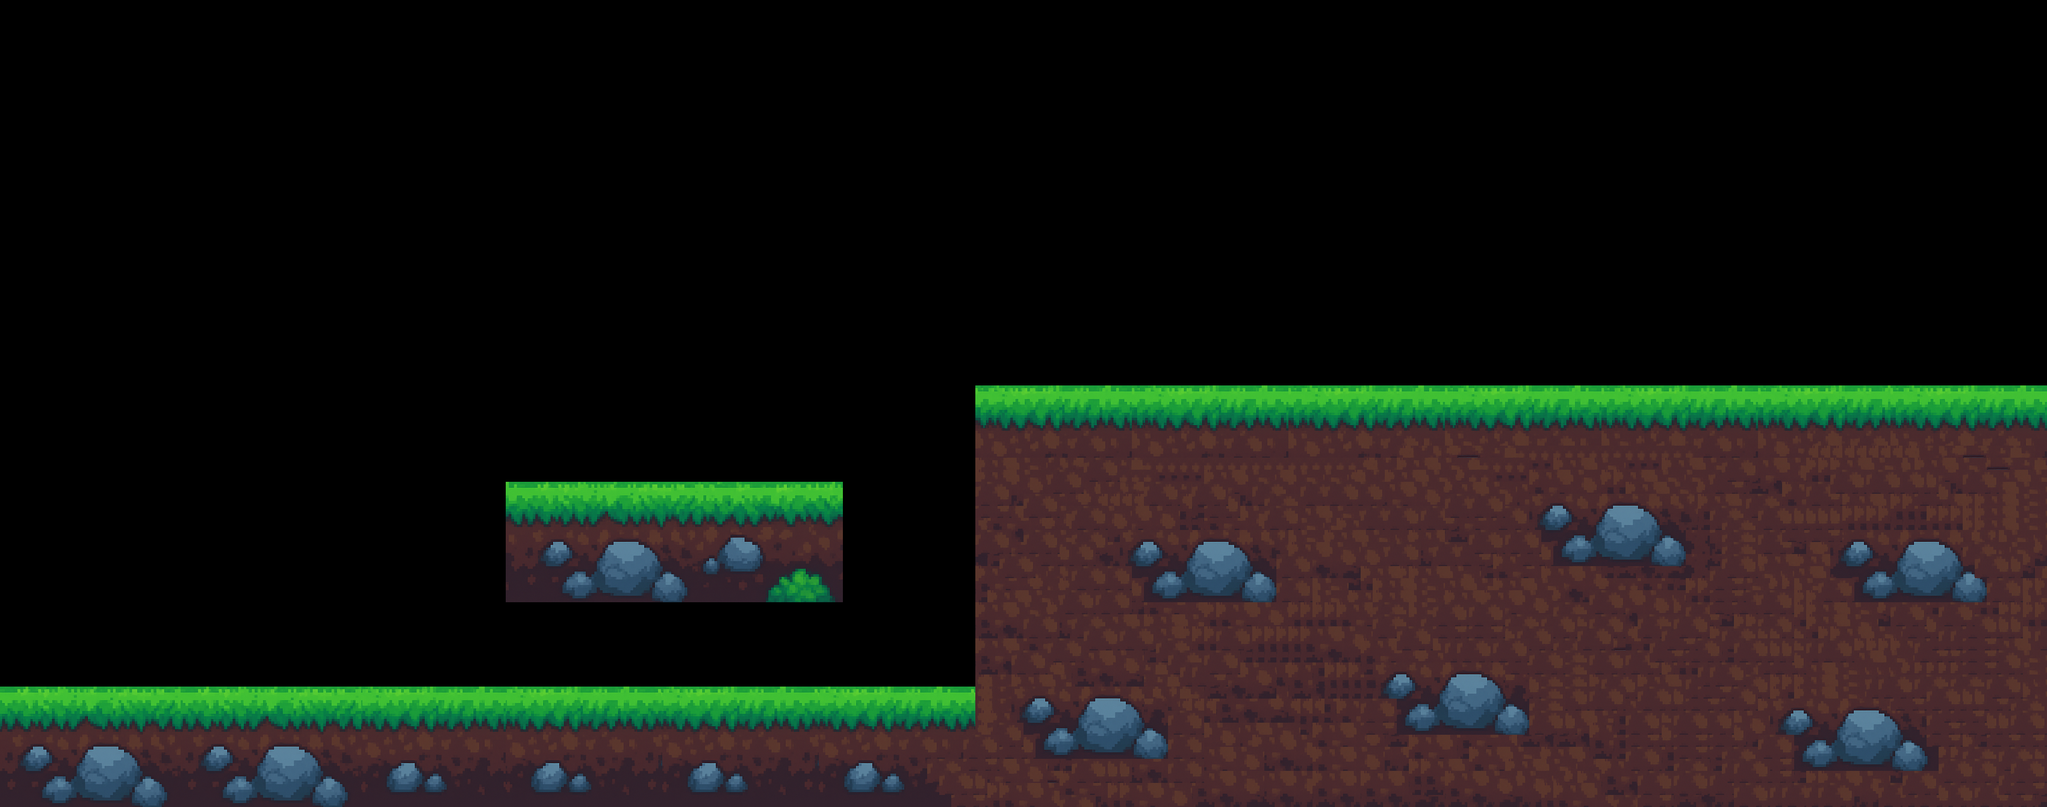

This is a level from a 2D game, rendered from its Tiled map with the project's own tilesets. A one-line summary and the map file follow, with tile-layer data summarised:
An orthogonal 170x67 tile map with 20x20 px tiles, 1 tile layer (Tile Layer 1).

<map version="1.10" tiledversion="1.11.2" orientation="orthogonal" renderorder="right-down" width="170" height="67" tilewidth="20" tileheight="20" infinite="0" nextlayerid="2" nextobjectid="1">
 <tileset firstgid="1" name="ground2 - Copy" tilewidth="20" tileheight="20" tilecount="2360" columns="236">
  <image source="../Images/ground2 - Copy.png" width="4732" height="200" />
 </tileset>
 <layer id="1" name="Tile Layer 1" width="170" height="67">
  <data>[11390 cells, 4205 non-empty, 557 distinct tile ids]</data>
 </layer>
</map>
